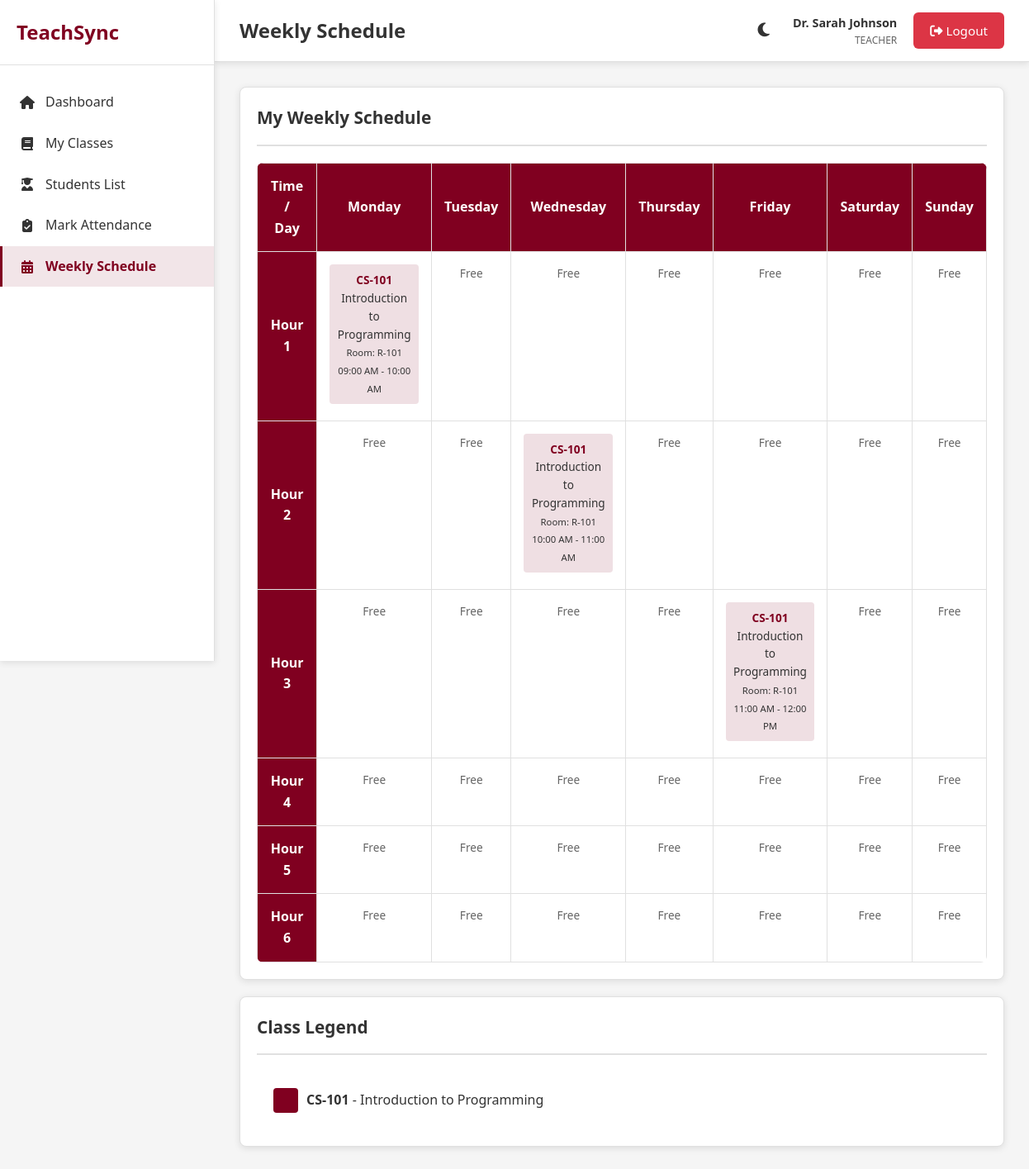
The app's page /schedule.php (signed in) with its own data.
### tables this page shows
CREATE TABLE IF NOT EXISTS schedules (
    id INT PRIMARY KEY AUTO_INCREMENT,
    class_id INT NOT NULL,
    day_of_week ENUM('Monday', 'Tuesday', 'Wednesday', 'Thursday', 'Friday', 'Saturday', 'Sunday') NOT NULL,
    hour_number INT NOT NULL CHECK (hour_number BETWEEN 1 AND 6),
    room_id INT,
    start_time TIME,
    end_time TIME,
    created_at TIMESTAMP DEFAULT CURRENT_TIMESTAMP,
    FOREIGN KEY (class_id) REFERENCES classes(id) ON DELETE CASCADE,
    FOREIGN KEY (room_id) REFERENCES rooms(id) ON DELETE SET NULL,
    UNIQUE KEY unique_schedule (day_of_week, hour_number, room_id),
    INDEX idx_class_day_hour (class_id, day_of_week, hour_number)
);

CREATE TABLE IF NOT EXISTS classes (
    id INT PRIMARY KEY AUTO_INCREMENT,
    class_code VARCHAR(20) UNIQUE NOT NULL,
    class_name VARCHAR(100) NOT NULL,
    department_id INT NOT NULL,
    teacher_id INT NOT NULL,
    room_id INT,
    credits INT DEFAULT 3,
    description TEXT,
    created_at TIMESTAMP DEFAULT CURRENT_TIMESTAMP,
    FOREIGN KEY (department_id) REFERENCES departments(id) ON DELETE CASCADE,
    FOREIGN KEY (teacher_id) REFERENCES teachers(id) ON DELETE CASCADE,
    FOREIGN KEY (room_id) REFERENCES rooms(id) ON DELETE SET NULL
);

CREATE TABLE IF NOT EXISTS rooms (
    id INT PRIMARY KEY AUTO_INCREMENT,
    room_number VARCHAR(20) UNIQUE NOT NULL,
    building VARCHAR(50),
    capacity INT,
    room_type VARCHAR(50),
    created_at TIMESTAMP DEFAULT CURRENT_TIMESTAMP
);

### config.php (called while the page is built, shortened)
<?php
function formatTime($time) {
    return date('h:i A', strtotime($time));
}

### schedule.php (the view, shortened to what this page needs)
<?php
require_once '../includes/config.php';
$conn = getDBConnection();
$teacher_id = $_SESSION['teacher_id'] ?? null;
$schedules = $conn->query("
    SELECT s.*, c.class_code, c.class_name, r.room_number
    FROM schedules s
    INNER JOIN classes c ON s.class_id = c.id
    LEFT JOIN rooms r ON s.room_id = r.id
    WHERE c.teacher_id = (SELECT id FROM teachers WHERE teacher_id = '$teacher_id')
    ORDER BY
        FIELD(s.day_of_week, 'Monday', 'Tuesday', 'Wednesday', 'Thursday', 'Friday', 'Saturday', 'Sunday'),
        s.hour_number
")->fetch_all(MYSQLI_ASSOC);
$days = ['Monday', 'Tuesday', 'Wednesday', 'Thursday', 'Friday', 'Saturday', 'Sunday'];
$hours = [1, 2, 3, 4, 5, 6];
$timetable = [];
foreach ($schedules as $schedule) {
    $day = $schedule['day_of_week'];
    $hour = $schedule['hour_number'];
    if (!isset($timetable[$day])) {
        $timetable[$day] = [];
    }
    $timetable[$day][$hour] = $schedule;
}
$class_colors = [];
$color_palette = ['#800020', '#708090', '#A0522D', '#556B2F', '#8B4513', '#2F4F4F'];
$color_index = 0;
foreach ($schedules as $schedule) {
    if (!isset($class_colors[$schedule['class_id']])) {
        $class_colors[$schedule['class_id']] = $color_palette[$color_index % count($color_palette)];
        $color_index++;
    }
}
include '../includes/header.php';
?>
<div class="card">
    <div class="card-header">
        <h3 class="card-title">My Weekly Schedule</h3>
    </div>
    <div class="table-container">
        <table class="timetable">
            <thead>
                <tr>
                    <th>Time / Day</th>
                    <?php foreach ($days as $day): ?>
                        <th><?php echo $day; ?></th>
                    <?php endforeach; ?>
                </tr>
            </thead>
            <tbody>
                <?php foreach ($hours as $hour): ?>
                    <tr>
                        <th>Hour <?php echo $hour; ?></th>
                        <?php foreach ($days as $day): ?>
                            <td>
                                <?php if (isset($timetable[$day][$hour])): ?>
                                    <?php
                                    $schedule = $timetable[$day][$hour];
                                    $bg_color = $class_colors[$schedule['class_id']] ?? '#800020';
                                    ?>
                                    <div class="timetable-cell" style="background: <?php echo $bg_color; ?>20; border-left-color: <?php echo $bg_color; ?>;">
                                        <strong style="color: <?php echo $bg_color; ?>;"><?php echo htmlspecialchars($schedule['class_code']); ?></strong><br>
                                        <?php echo htmlspecialchars($schedule['class_name']); ?><br>
                                        <small>Room: <?php echo htmlspecialchars($schedule['room_number'] ?? 'N/A'); ?></small><br>
                                        <?php if ($schedule['start_time']): ?>
                                            <small><?php echo formatTime($schedule['start_time']); ?> - <?php echo formatTime($schedule['end_time']); ?></small>
                                        <?php endif; ?>
                                    </div>
                                <?php else: ?>
                                    <div style="color: var(--text-light); font-size: 0.85rem;">Free</div>
                                <?php endif; ?>
                            </td>
                        <?php endforeach; ?>
                    </tr>
                <?php endforeach; ?>
            </tbody>
        </table>
    </div>
</div>
<div class="card" style="margin-top: 20px;">
    <div class="card-header">
        <h3 class="card-title">Class Legend</h3>
    </div>
    <div style="display: flex; flex-wrap: wrap; gap: 15px; padding: 20px;">
        <?php
        $displayed_classes = [];
        foreach ($schedules as $schedule):
            if (!in_array($schedule['class_id'], $displayed_classes)):
                $displayed_classes[] = $schedule['class_id'];
                $bg_color = $class_colors[$schedule['class_id']] ?? '#800020';
        ?>
            <div style="display: flex; align-items: center; gap: 10px;">
                <div style="width: 30px; height: 30px; background: <?php echo $bg_color; ?>; border-radius: 4px;"></div>
                <span><strong><?php echo htmlspecialchars($schedule['class_code']); ?></strong> - <?php echo htmlspecialchars($schedule['class_name']); ?></span>
            </div>
        <?php
            endif;
        endforeach;
        ?>
    </div>
</div>
<?php include '../includes/footer.php'; ?>

### style.css (style rules this page uses)
:root { --primary-color: #800020; --secondary-color: #708090; --accent-color: #A0522D; --bg-color: #f5f5f5; --card-bg: #ffffff; --text-color: #333333; --text-light: #666666; --border-color: #e0e0e0; --success-color: #28a745; --danger-color: #dc3545; --warning-color: #ffc107; --info-color: #17a2b8; --shadow: 0 2px 8px rgba(0,0,0,0.1); --shadow-lg: 0 4px 16px rgba(0,0,0,0.15); }
* { margin: 0; padding: 0; box-sizing: border-box; }
body { font-family: 'Segoe UI', Tahoma, Geneva, Verdana, sans-serif; background-color: var(--bg-color); color: var(--text-color); line-height: 1.6; transition: background-color 0.3s, color 0.3s; }
.card { background: var(--card-bg); border-radius: 8px; padding: 20px; margin-bottom: 20px; box-shadow: var(--shadow); border: 1px solid var(--border-color); }
.card-header { display: flex; justify-content: space-between; align-items: center; margin-bottom: 20px; padding-bottom: 15px; border-bottom: 2px solid var(--border-color); }
.card-title { font-size: 1.3rem; color: var(--text-color); font-weight: 600; }
.table-container { overflow-x: auto; }
.timetable { width: 100%; border-collapse: collapse; background: var(--card-bg); border-radius: 8px; overflow: hidden; }
.timetable th, .timetable td { padding: 15px; text-align: center; border: 1px solid var(--border-color); }
.timetable th { background: var(--primary-color); color: white; font-weight: 600; }
.timetable td { min-height: 80px; vertical-align: top; }
.timetable-cell { padding: 8px; border-radius: 4px; margin-bottom: 5px; font-size: 0.85rem; }

### records on screen
schedules: class.class_code "CS-101", class.class_name "Introduction to Programming", room.room_number "R-101", start_time "09:00 AM", end_time "10:00 AM"
schedules: class.class_code "CS-101", class.class_name "Introduction to Programming", room.room_number "R-101", start_time "10:00 AM", end_time "11:00 AM"
schedules: class.class_code "CS-101", class.class_name "Introduction to Programming", room.room_number "R-101", start_time "11:00 AM", end_time "12:00 PM"

### other values on screen
APP_NAME "TeachSync"
$page_title "Weekly Schedule"
$full_name "Dr. Sarah Johnson"
$current_role "TEACHER"
$day "Monday"
$day "Tuesday"
$day "Wednesday"
$day "Thursday"
$day "Friday"
$day "Saturday"
$day "Sunday"
$hour "1"
$hour "2"
$hour "3"
$hour "4"
